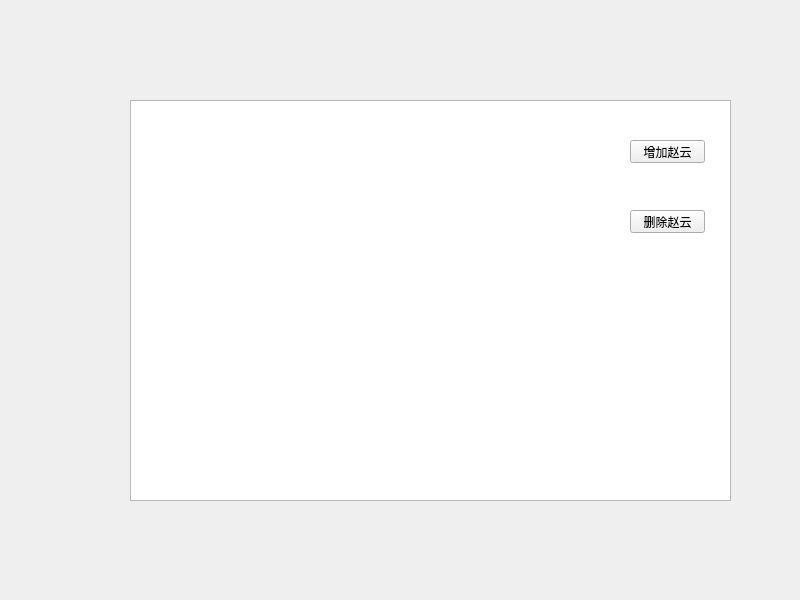
<?xml version="1.0" encoding="UTF-8"?>
<ui version="4.0">
 <class>Widget</class>
 <widget class="QWidget" name="Widget">
  <property name="geometry">
   <rect>
    <x>0</x>
    <y>0</y>
    <width>800</width>
    <height>600</height>
   </rect>
  </property>
  <property name="windowTitle">
   <string>Widget</string>
  </property>
  <widget class="QTableWidget" name="tableWidget">
   <property name="geometry">
    <rect>
     <x>130</x>
     <y>100</y>
     <width>601</width>
     <height>401</height>
    </rect>
   </property>
  </widget>
  <widget class="QPushButton" name="addButton">
   <property name="geometry">
    <rect>
     <x>630</x>
     <y>140</y>
     <width>75</width>
     <height>23</height>
    </rect>
   </property>
   <property name="text">
    <string>增加赵云</string>
   </property>
  </widget>
  <widget class="QPushButton" name="deleteButton">
   <property name="geometry">
    <rect>
     <x>630</x>
     <y>210</y>
     <width>75</width>
     <height>23</height>
    </rect>
   </property>
   <property name="text">
    <string>删除赵云</string>
   </property>
  </widget>
 </widget>
 <resources/>
 <connections/>
</ui>
